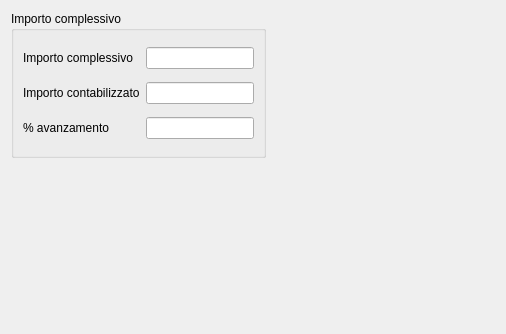
<?xml version="1.0" encoding="UTF-8"?>
<ui version="4.0">
 <class>AccountingLSBillsDataGUI</class>
 <widget class="QWidget" name="AccountingLSBillsDataGUI">
  <property name="geometry">
   <rect>
    <x>0</x>
    <y>0</y>
    <width>506</width>
    <height>334</height>
   </rect>
  </property>
  <property name="windowTitle">
   <string>Form</string>
  </property>
  <layout class="QGridLayout" name="gridLayout">
   <item row="0" column="0">
    <widget class="QGroupBox" name="amountsGroupBox">
     <property name="title">
      <string>Importo complessivo</string>
     </property>
     <layout class="QGridLayout" name="gridLayout_10">
      <item row="0" column="0">
       <widget class="QLabel" name="projAmountLabel">
        <property name="text">
         <string>Importo complessivo</string>
        </property>
       </widget>
      </item>
      <item row="0" column="1">
       <widget class="QLineEdit" name="projAmountLineEdit">
        <property name="alignment">
         <set>Qt::AlignRight|Qt::AlignTrailing|Qt::AlignVCenter</set>
        </property>
       </widget>
      </item>
      <item row="1" column="1">
       <widget class="QLineEdit" name="accAmountLineEdit">
        <property name="alignment">
         <set>Qt::AlignRight|Qt::AlignTrailing|Qt::AlignVCenter</set>
        </property>
       </widget>
      </item>
      <item row="1" column="0">
       <widget class="QLabel" name="accAmountLabel">
        <property name="text">
         <string>Importo contabilizzato</string>
        </property>
       </widget>
      </item>
      <item row="2" column="0">
       <widget class="QLabel" name="percentageAccountedLabel">
        <property name="text">
         <string>% avanzamento</string>
        </property>
       </widget>
      </item>
      <item row="2" column="1">
       <widget class="QLineEdit" name="percentageAccountedLineEdit">
        <property name="alignment">
         <set>Qt::AlignRight|Qt::AlignTrailing|Qt::AlignVCenter</set>
        </property>
        <property name="readOnly">
         <bool>true</bool>
        </property>
       </widget>
      </item>
     </layout>
    </widget>
   </item>
   <item row="0" column="1">
    <spacer name="horizontalSpacer">
     <property name="orientation">
      <enum>Qt::Horizontal</enum>
     </property>
     <property name="sizeHint" stdset="0">
      <size>
       <width>192</width>
       <height>147</height>
      </size>
     </property>
    </spacer>
   </item>
   <item row="1" column="0" colspan="2">
    <spacer name="verticalSpacer">
     <property name="orientation">
      <enum>Qt::Vertical</enum>
     </property>
     <property name="sizeHint" stdset="0">
      <size>
       <width>20</width>
       <height>181</height>
      </size>
     </property>
    </spacer>
   </item>
  </layout>
 </widget>
 <resources/>
 <connections/>
</ui>
